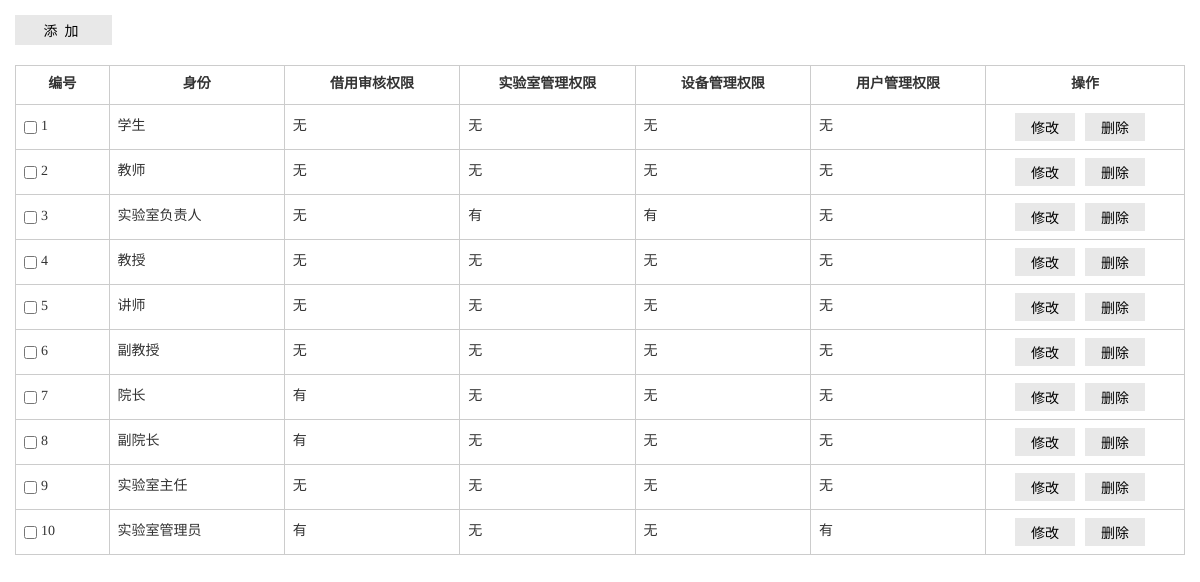
Page /admin/listRole.php (signed in) on the committed database.
### tables this page shows
CREATE TABLE `dev_role` (
  `id` int(10) unsigned NOT NULL AUTO_INCREMENT,
  `rolename` varchar(32) NOT NULL DEFAULT '' COMMENT '身份名称',
  `record_audit` tinyint(1) NOT NULL DEFAULT '0' COMMENT '借用审核权限',
  `lab_audit` tinyint(1) NOT NULL DEFAULT '0' COMMENT '实验室管理权限',
  `dev_audit` tinyint(1) NOT NULL DEFAULT '0' COMMENT '设备管理权限',
  `user_audit` tinyint(1) NOT NULL DEFAULT '0' COMMENT '用户管理权限',
  PRIMARY KEY (`id`)
);

### lib/mysql.func.php (called while the page is built, shortened)
<?php
function fetchAll($sql,$result_type=MYSQL_ASSOC){
	$result=mysql_query($sql);
	while(@$row=mysql_fetch_array($result,$result_type)){
		$rows[]=$row;
	}
	return $rows;
}
function getResultNum($sql){
	$result=mysql_query($sql);
	return mysql_num_rows($result);
}

### admin/listRole.php (the view, shortened to what this page needs)
<?php
$page=$_REQUEST['page']?(int)$_REQUEST['page']:1;
$sql="select * from dev_role";
$totalRows=getResultNum($sql);
$pageSize=15;
$totalPage=ceil($totalRows/$pageSize);
if($page>=$totalPage)$page=$totalPage;
$offset=($page-1)*$pageSize;
$sql="select id,rolename,record_audit,lab_audit,dev_audit,user_audit from dev_role order by id asc limit {$offset},{$pageSize}";
$rows=fetchAll($sql);
?>
<!DOCTYPE html PUBLIC "-//W3C//DTD HTML 4.01 Transitional//EN" "http://www.w3.org/TR/html4/loose.dtd">
<html>
<head>
<link rel="stylesheet" href="../public/styles/backstage.css">
</head>
<body>
<div class="details">
	<div class="details_operation clearfix">
		<div class="bui_select">
			<input type="button" value="添&nbsp;&nbsp;加" class="add" onclick="addRole()">
		</div>
	</div>
	<table class="table" cellspacing="0" cellpadding="0">
		<thead>
			<tr>
				<th width="8%">编号</th>
				<th width="15%">身份</th>
				<th width="15%">借用审核权限</th>
				<th width="15%">实验室管理权限</th>
				<th width="15%">设备管理权限</th>
				<th width="15%">用户管理权限</th>
				<th>操作</th>
			</tr>
		</thead>
		<tbody>
		<?php  foreach($rows as $row):?>
		<tr>
			<td><input type="checkbox" id="c1" class="check"><label for="c1" class="label"><?php echo $row['id'];?></label></td>
			<td><?php echo $row['rolename'];?></td>
			<td><?php echo $row['record_audit']=='0'?"无":"有";?></td>
			<td><?php echo $row['lab_audit']=='0'?"无":"有";?></td>
			<td><?php echo $row['dev_audit']=='0'?"无":"有";?></td>
			<td><?php echo $row['user_audit']==0?"无":"有";?></td>
			<td align="center"><input type="button" value="修改" class="btn" onclick="editRole(<?php echo $row['id'];?>)"><input type="button" value="删除" class="btn"  onclick="delRole(<?php echo $row['id'];?>)"></td>
		</tr>
		<?php endforeach;?>
		</tbody>
	</table>
</div>
</body>
</html>

### public/styles/backstage.css (style rules this page uses)
* { margin:0;padding:0;border:0;-moz-box-sizing:border-box;-webkit-box-sizing:border-box;box-sizing:border-box;-webkit-font-smoothing:subpixel-antialiased;-moz-osx-font-smoothing:grayscale }
html { overflow-x:hidden;-ms-text-size-adjust: 100%;-webkit-text-size-adjust: 100% }
*,:after,:before { -webkit-box-sizing:border-box;-moz-box-sizing:border-box;box-sizing:border-box }
body { font-family: Exo,'-apple-system','Open Sans',HelveticaNeue-Light,'Helvetica Neue Light','Helvetica Neue','Hiragino Sans GB','Microsoft YaHei',Helvetica,Arial,sans-serif;font-size:14px;line-height:1.6;color:#333;text-rendering:geometricPrecision;margin:0 auto; }
input,select,textarea { outline: none;border: none; background: none; }
.clearfix:after, .clearfix:before { content: ""; display: table; }
.clearfix:after { clear: both; }
.clearfix { zoom:1; }
.details_operation { margin-bottom: 20px; }
.details { padding: 15px; font-family: "微软雅黑"; }
.bui_select { height: 30px;float: left;margin-right: 5px;background-color: #E8E8E8; }
.add { width: 92px;height: 30px;font-family: "微软雅黑";font-size: 14px;margin-right: 5px;background-color: #E8E8E8; }
.table { border-collapse: collapse; width: 100%; font-size: 14px; }
.table th,.table td { border: solid 1px #ccc; padding: 8px; }
.label,.check { vertical-align: middle; }
.check { margin-right: 4px; }
.btn { padding: 4px 16px;background-color: #E8E8E8;margin: 0 10px 0 0;font-family: "微软雅黑";font-size: 14px;color: #000; }

### rows in the picture
dev_role: id "1", rolename "学生", record_audit "无", lab_audit "无", dev_audit "无", user_audit "无"
dev_role: id "2", rolename "教师", record_audit "无", lab_audit "无", dev_audit "无", user_audit "无"
dev_role: id "3", rolename "实验室负责人", record_audit "无", lab_audit "有", dev_audit "有", user_audit "无"
dev_role: id "4", rolename "教授", record_audit "无", lab_audit "无", dev_audit "无", user_audit "无"
dev_role: id "5", rolename "讲师", record_audit "无", lab_audit "无", dev_audit "无", user_audit "无"
dev_role: id "6", rolename "副教授", record_audit "无", lab_audit "无", dev_audit "无", user_audit "无"
dev_role: id "7", rolename "院长", record_audit "有", lab_audit "无", dev_audit "无", user_audit "无"
dev_role: id "8", rolename "副院长", record_audit "有", lab_audit "无", dev_audit "无", user_audit "无"
dev_role: id "9", rolename "实验室主任", record_audit "无", lab_audit "无", dev_audit "无", user_audit "无"
dev_role: id "10", rolename "实验室管理员", record_audit "有", lab_audit "无", dev_audit "无", user_audit "有"
